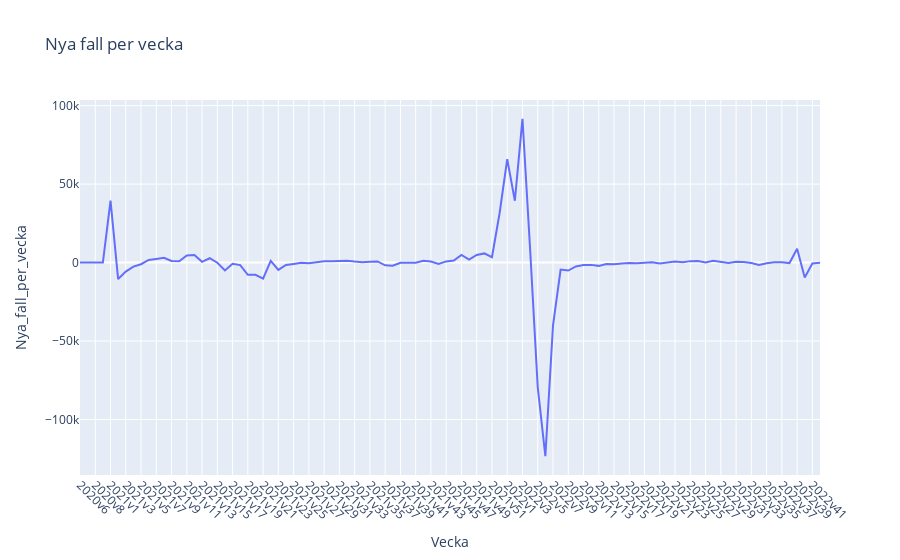

Source (notebook cell):
### Code cell
# Draw line graph showing new cases per week, 2020v6 to now (plotly)

start_week = "2020v6"
end_week = fhm_covid["Vecka"].max()

fhm_covid_filtered = fhm_covid[fhm_covid["Vecka"] >= start_week]

# Calculate new cases per week
fhm_covid_filtered.loc[:, "Nya_fall_per_vecka"] = fhm_covid_filtered["Antal_fall_vecka"].diff().fillna(0)

fig = px.line(fhm_covid_filtered, x="Vecka", y="Nya_fall_per_vecka", title="Nya fall per vecka")
fig.update_xaxes(tickangle=45)

fig.show()

### Figure 1 — Plotly figure (JSON) as saved in the notebook; plotly's stock layout.template omitted (floating-point values rounded to 4 significant figures)
{"data": [{"hovertemplate": "Vecka=%{x}<br>Nya_fall_per_vecka=%{y}<extra></extra>", "legendgroup": "", "line": {"color": "#636efa", "dash": "solid"}, "marker": {"symbol": "circle"}, "mode": "lines", "name": "", "orientation": "v", "showlegend": false, "type": "scatter", "x": ["2020v6", "2020v7", "2020v8", "2020v9", "2021v1", "2021v2", "2021v3", "2021v4", "2021v5", "2021v6", "2021v7", "2021v8", "2021v9", "2021v10", "2021v11", "2021v12", "2021v13", "2021v14", "2021v15", "2021v16", "2021v17", "2021v18", "2021v19", "2021v20", "2021v21", "2021v22", "2021v23", "2021v24", "2021v25", "2021v26", "2021v27", "2021v28", "2021v29", "2021v30", "2021v31", "2021v32", "2021v33", "2021v34", "2021v35", "2021v36", "2021v37", "2021v38", "2021v39", "2021v40", "2021v41", "2021v42", "2021v43", "2021v44", "2021v45", "2021v46", "2021v47", "2021v48", "2021v49", "2021v50", "2021v51", "2021v52", "2022v1", "2022v2", "2022v3", "2022v4", "2022v5", "2022v6", "2022v7", "2022v8", "2022v9", "2022v10", "2022v11", "2022v12", "2022v13", "2022v14", "2022v15", "2022v16", "2022v17", "2022v18", "2022v19", "2022v20", "2022v21", "2022v22", "2022v23", "2022v24", "2022v25", "2022v26", "2022v27", "2022v28", "2022v29", "2022v30", "2022v31", "2022v32", "2022v33", "2022v34", "2022v35", "2022v36", "2022v37", "2022v38", "2022v39", "2022v40", "2022v41", "2022v42"], "xaxis": "x", "y": [0, -1, 0, 13, 39433, -10511, -5713, -2568, -1050, 1678, 2331, 3067, 1059, 816, 4477, 4848, 504, 2758, -106, -5006, -724, -1628, -7764, -7744, -10196, 1120, -4700, -1546, -865, -113, -356, 369, 778, 799, 1149, 1208, 646, 222, 551, 732, -1709, -1954, -74, -94, -68, 1125, 716, -850, 759, 1274, 4822, 1886, 4848, 5836, 3422, 31434, 65934, 39417, 91631, 8720, -79327, -123378, -40178, -4484, -5089, -2477, -1608, -1462, -2088, -861, -1021, -545, -206, -379, -284, 161, -501, -61, 641, 269, 925, 1028, 118, 1206, 509, -246, 530, 403, -318, -1452, -383, 227, 266, -309, 8863, -9533, -591, -129], "yaxis": "y"}], "layout": {"legend": {"tracegroupgap": 0}, "title": {"text": "Nya fall per vecka"}, "xaxis": {"anchor": "y", "domain": [0, 1], "tickangle": 45, "title": {"text": "Vecka"}}, "yaxis": {"anchor": "x", "domain": [0, 1], "title": {"text": "Nya_fall_per_vecka"}}}}
